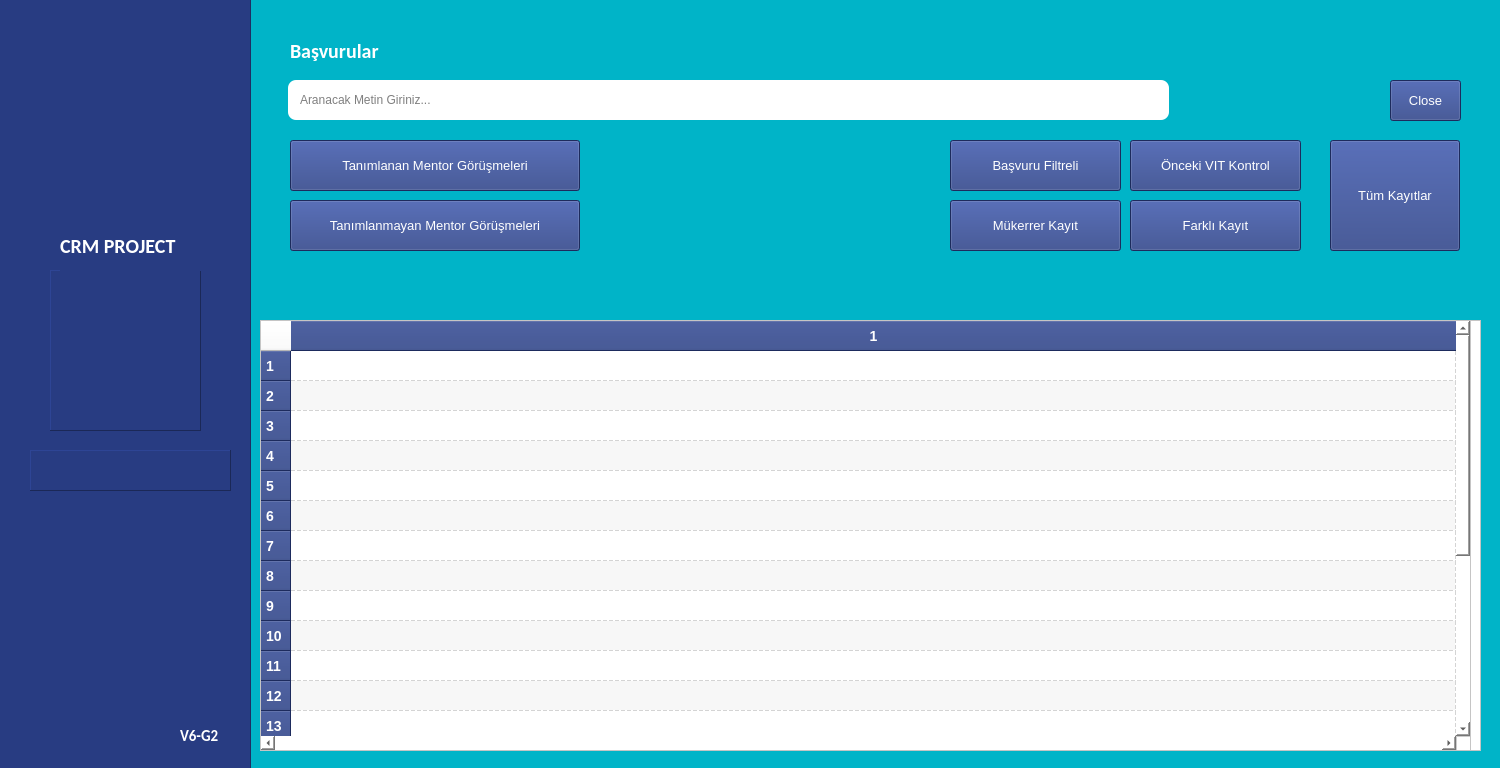
<?xml version="1.0" encoding="UTF-8"?>
<ui version="4.0">
 <class>CRM</class>
 <widget class="QMainWindow" name="CRM">
  <property name="geometry">
   <rect>
    <x>0</x>
    <y>0</y>
    <width>1500</width>
    <height>768</height>
   </rect>
  </property>
  <property name="windowTitle">
   <string>CRM - Başvurular</string>
  </property>
  <property name="windowIcon">
   <iconset>
    <normaloff>logo-icon.png</normaloff>logo-icon.png</iconset>
  </property>
  <property name="styleSheet">
   <string notr="true">background-color: rgb(0, 180, 200);</string>
  </property>
  <widget class="QWidget" name="centralwidget">
   <widget class="QPushButton" name="tumkayitlar_btn">
    <property name="geometry">
     <rect>
      <x>1330</x>
      <y>140</y>
      <width>130</width>
      <height>111</height>
     </rect>
    </property>
    <property name="font">
     <font>
      <pointsize>10</pointsize>
     </font>
    </property>
    <property name="styleSheet">
     <string notr="true">QPushButton {
background-color: rgb(40, 60, 130);
color: #fff
}
QPushButton:hover {
background-color: rgb(218,30,60)
}</string>
    </property>
    <property name="text">
     <string>Tüm Kayıtlar</string>
    </property>
   </widget>
   <widget class="QFrame" name="frame">
    <property name="geometry">
     <rect>
      <x>260</x>
      <y>320</y>
      <width>1221</width>
      <height>431</height>
     </rect>
    </property>
    <property name="font">
     <font>
      <pointsize>10</pointsize>
     </font>
    </property>
    <property name="styleSheet">
     <string notr="true">background-color: rgb(255, 255, 255)</string>
    </property>
    <property name="frameShape">
     <enum>QFrame::StyledPanel</enum>
    </property>
    <property name="frameShadow">
     <enum>QFrame::Raised</enum>
    </property>
    <property name="lineWidth">
     <number>1</number>
    </property>
    <widget class="QTableWidget" name="tableWidget">
     <property name="geometry">
      <rect>
       <x>0</x>
       <y>0</y>
       <width>1211</width>
       <height>431</height>
      </rect>
     </property>
     <property name="styleSheet">
      <string notr="true">QHeaderView::section {
    background-color:  rgb(40, 60, 130);; /* Yeşil arka plan */
    color: white;              /* Beyaz yazı rengi */
    font-size: 14px;           /* Yazı boyutu */
    font-weight: bold;         /* Kalın yazı */
    padding: 5px;              /* Yazının etrafında boşluk */
}
</string>
     </property>
     <property name="horizontalScrollBarPolicy">
      <enum>Qt::ScrollBarAlwaysOn</enum>
     </property>
     <property name="alternatingRowColors">
      <bool>true</bool>
     </property>
     <property name="showGrid">
      <bool>true</bool>
     </property>
     <property name="gridStyle">
      <enum>Qt::DashLine</enum>
     </property>
     <property name="sortingEnabled">
      <bool>true</bool>
     </property>
     <property name="rowCount">
      <number>21</number>
     </property>
     <property name="columnCount">
      <number>1</number>
     </property>
     <attribute name="horizontalHeaderCascadingSectionResizes">
      <bool>true</bool>
     </attribute>
     <attribute name="horizontalHeaderShowSortIndicator" stdset="0">
      <bool>true</bool>
     </attribute>
     <attribute name="horizontalHeaderStretchLastSection">
      <bool>true</bool>
     </attribute>
     <attribute name="verticalHeaderVisible">
      <bool>true</bool>
     </attribute>
     <row/>
     <row/>
     <row/>
     <row/>
     <row/>
     <row/>
     <row/>
     <row/>
     <row/>
     <row/>
     <row/>
     <row/>
     <row/>
     <row/>
     <row/>
     <row/>
     <row/>
     <row/>
     <row/>
     <row/>
     <row/>
     <column/>
    </widget>
   </widget>
   <widget class="QLabel" name="label_5">
    <property name="geometry">
     <rect>
      <x>260</x>
      <y>280</y>
      <width>1221</width>
      <height>31</height>
     </rect>
    </property>
    <property name="font">
     <font>
      <family>Calibri</family>
      <pointsize>18</pointsize>
      <weight>75</weight>
      <bold>true</bold>
     </font>
    </property>
    <property name="styleSheet">
     <string notr="true">color:  rgb(40, 60, 130)</string>
    </property>
    <property name="text">
     <string/>
    </property>
    <property name="alignment">
     <set>Qt::AlignCenter</set>
    </property>
   </widget>
   <widget class="QFrame" name="frame_2">
    <property name="geometry">
     <rect>
      <x>-50</x>
      <y>-10</y>
      <width>301</width>
      <height>841</height>
     </rect>
    </property>
    <property name="styleSheet">
     <string notr="true">background-color: rgb(40, 60, 130);</string>
    </property>
    <property name="frameShape">
     <enum>QFrame::StyledPanel</enum>
    </property>
    <property name="frameShadow">
     <enum>QFrame::Raised</enum>
    </property>
    <widget class="QLabel" name="label">
     <property name="geometry">
      <rect>
       <x>100</x>
       <y>280</y>
       <width>151</width>
       <height>161</height>
      </rect>
     </property>
     <property name="frameShape">
      <enum>QFrame::Panel</enum>
     </property>
     <property name="frameShadow">
      <enum>QFrame::Raised</enum>
     </property>
     <property name="text">
      <string/>
     </property>
     <property name="pixmap">
      <pixmap>../images/logo-icon.png</pixmap>
     </property>
     <property name="scaledContents">
      <bool>true</bool>
     </property>
    </widget>
    <widget class="QLabel" name="label_2">
     <property name="geometry">
      <rect>
       <x>80</x>
       <y>460</y>
       <width>201</width>
       <height>41</height>
      </rect>
     </property>
     <property name="frameShape">
      <enum>QFrame::Panel</enum>
     </property>
     <property name="frameShadow">
      <enum>QFrame::Raised</enum>
     </property>
     <property name="text">
      <string/>
     </property>
     <property name="pixmap">
      <pixmap>../images/logo.png</pixmap>
     </property>
     <property name="scaledContents">
      <bool>true</bool>
     </property>
    </widget>
    <widget class="QLabel" name="label_8">
     <property name="geometry">
      <rect>
       <x>230</x>
       <y>730</y>
       <width>61</width>
       <height>31</height>
      </rect>
     </property>
     <property name="font">
      <font>
       <family>Calibri</family>
       <pointsize>11</pointsize>
       <weight>75</weight>
       <bold>true</bold>
      </font>
     </property>
     <property name="styleSheet">
      <string notr="true">color: rgb(255, 255, 255)</string>
     </property>
     <property name="text">
      <string>V6-G2</string>
     </property>
    </widget>
    <widget class="QLabel" name="label_4">
     <property name="geometry">
      <rect>
       <x>110</x>
       <y>230</y>
       <width>151</width>
       <height>51</height>
      </rect>
     </property>
     <property name="font">
      <font>
       <family>Calibri</family>
       <pointsize>15</pointsize>
       <weight>75</weight>
       <bold>true</bold>
      </font>
     </property>
     <property name="styleSheet">
      <string notr="true">color: #fff</string>
     </property>
     <property name="text">
      <string>CRM PROJECT </string>
     </property>
     <property name="alignment">
      <set>Qt::AlignLeading|Qt::AlignLeft|Qt::AlignVCenter</set>
     </property>
    </widget>
   </widget>
   <widget class="QLabel" name="label_6">
    <property name="geometry">
     <rect>
      <x>290</x>
      <y>30</y>
      <width>151</width>
      <height>41</height>
     </rect>
    </property>
    <property name="font">
     <font>
      <family>Calibri</family>
      <pointsize>15</pointsize>
      <weight>75</weight>
      <bold>true</bold>
     </font>
    </property>
    <property name="styleSheet">
     <string notr="true">color : #fff</string>
    </property>
    <property name="text">
     <string>Başvurular</string>
    </property>
    <property name="alignment">
     <set>Qt::AlignLeading|Qt::AlignLeft|Qt::AlignVCenter</set>
    </property>
   </widget>
   <widget class="QPushButton" name="exit_btn">
    <property name="geometry">
     <rect>
      <x>1390</x>
      <y>80</y>
      <width>71</width>
      <height>41</height>
     </rect>
    </property>
    <property name="font">
     <font>
      <pointsize>10</pointsize>
     </font>
    </property>
    <property name="styleSheet">
     <string notr="true">QPushButton {
background-color: rgb(40, 60, 130);
color: #fff
}
QPushButton:hover {
background-color: rgb(218,30,60)
}</string>
    </property>
    <property name="text">
     <string>Close</string>
    </property>
   </widget>
   <widget class="QPushButton" name="definementmeet_btn">
    <property name="geometry">
     <rect>
      <x>290</x>
      <y>140</y>
      <width>290</width>
      <height>51</height>
     </rect>
    </property>
    <property name="font">
     <font>
      <pointsize>10</pointsize>
     </font>
    </property>
    <property name="styleSheet">
     <string notr="true">QPushButton {
background-color: rgb(40, 60, 130);
color: #fff
}
QPushButton:hover {
background-color: rgb(218,30,60)
}</string>
    </property>
    <property name="text">
     <string>Tanımlanan Mentor Görüşmeleri</string>
    </property>
   </widget>
   <widget class="QPushButton" name="tgeenmgorusmeleri_btn">
    <property name="geometry">
     <rect>
      <x>290</x>
      <y>200</y>
      <width>290</width>
      <height>51</height>
     </rect>
    </property>
    <property name="font">
     <font>
      <pointsize>10</pointsize>
     </font>
    </property>
    <property name="styleSheet">
     <string notr="true">QPushButton {
background-color: rgb(40, 60, 130);
color: #fff
}
QPushButton:hover {
background-color: rgb(218,30,60)
}</string>
    </property>
    <property name="text">
     <string>Tanımlanmayan Mentor Görüşmeleri</string>
    </property>
   </widget>
   <widget class="QPushButton" name="same_btn">
    <property name="geometry">
     <rect>
      <x>950</x>
      <y>200</y>
      <width>171</width>
      <height>51</height>
     </rect>
    </property>
    <property name="font">
     <font>
      <pointsize>10</pointsize>
     </font>
    </property>
    <property name="styleSheet">
     <string notr="true">QPushButton {
background-color: rgb(40, 60, 130);
color: #fff
}
QPushButton:hover {
background-color: rgb(218,30,60)
}</string>
    </property>
    <property name="text">
     <string>Mükerrer Kayıt</string>
    </property>
   </widget>
   <widget class="QPushButton" name="different_btn">
    <property name="geometry">
     <rect>
      <x>1130</x>
      <y>200</y>
      <width>171</width>
      <height>51</height>
     </rect>
    </property>
    <property name="font">
     <font>
      <pointsize>10</pointsize>
     </font>
    </property>
    <property name="styleSheet">
     <string notr="true">QPushButton {
background-color: rgb(40, 60, 130);
color: #fff
}
QPushButton:hover {
background-color: rgb(218,30,60)
}</string>
    </property>
    <property name="text">
     <string>Farklı Kayıt</string>
    </property>
   </widget>
   <widget class="QPushButton" name="samefilter_btn">
    <property name="geometry">
     <rect>
      <x>950</x>
      <y>140</y>
      <width>171</width>
      <height>51</height>
     </rect>
    </property>
    <property name="font">
     <font>
      <pointsize>10</pointsize>
     </font>
    </property>
    <property name="styleSheet">
     <string notr="true">QPushButton {
background-color: rgb(40, 60, 130);
color: #fff
}
QPushButton:hover {
background-color: rgb(218,30,60)
}</string>
    </property>
    <property name="text">
     <string>Başvuru Filtreli</string>
    </property>
   </widget>
   <widget class="QPushButton" name="oncekivit_btn">
    <property name="geometry">
     <rect>
      <x>1130</x>
      <y>140</y>
      <width>171</width>
      <height>51</height>
     </rect>
    </property>
    <property name="font">
     <font>
      <pointsize>10</pointsize>
     </font>
    </property>
    <property name="styleSheet">
     <string notr="true">QPushButton {
background-color: rgb(40, 60, 130);
color: #fff
}
QPushButton:hover {
background-color: rgb(218,30,60)
}</string>
    </property>
    <property name="text">
     <string>Önceki VIT Kontrol</string>
    </property>
   </widget>
   <widget class="QLineEdit" name="search_inp">
    <property name="geometry">
     <rect>
      <x>288</x>
      <y>80</y>
      <width>881</width>
      <height>40</height>
     </rect>
    </property>
    <property name="font">
     <font>
      <pointsize>9</pointsize>
     </font>
    </property>
    <property name="styleSheet">
     <string notr="true">padding:10px;
background-color: #fff;
border-radius: 8px</string>
    </property>
    <property name="placeholderText">
     <string>Aranacak Metin Giriniz...</string>
    </property>
   </widget>
  </widget>
 </widget>
 <resources/>
 <connections/>
</ui>
